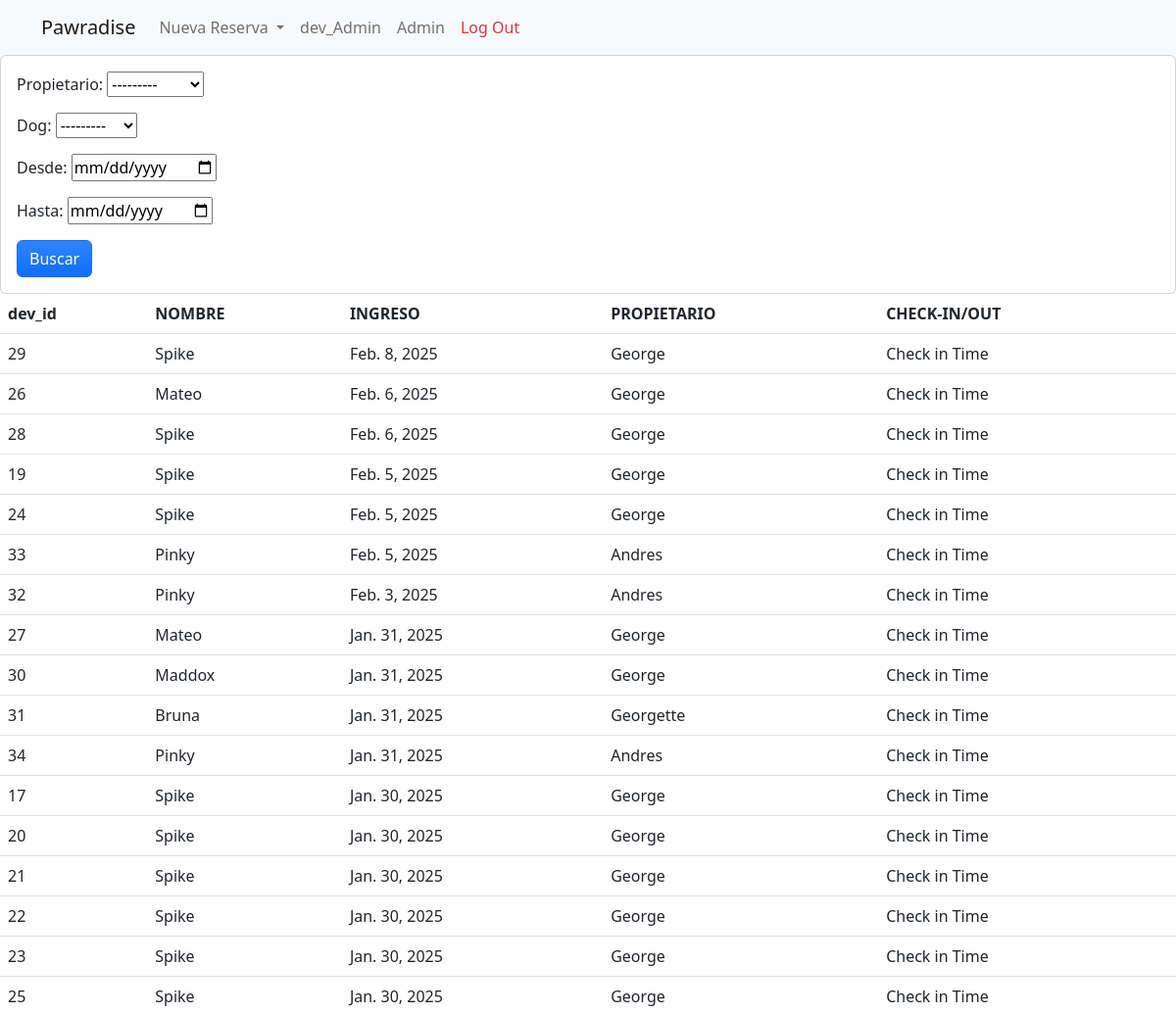
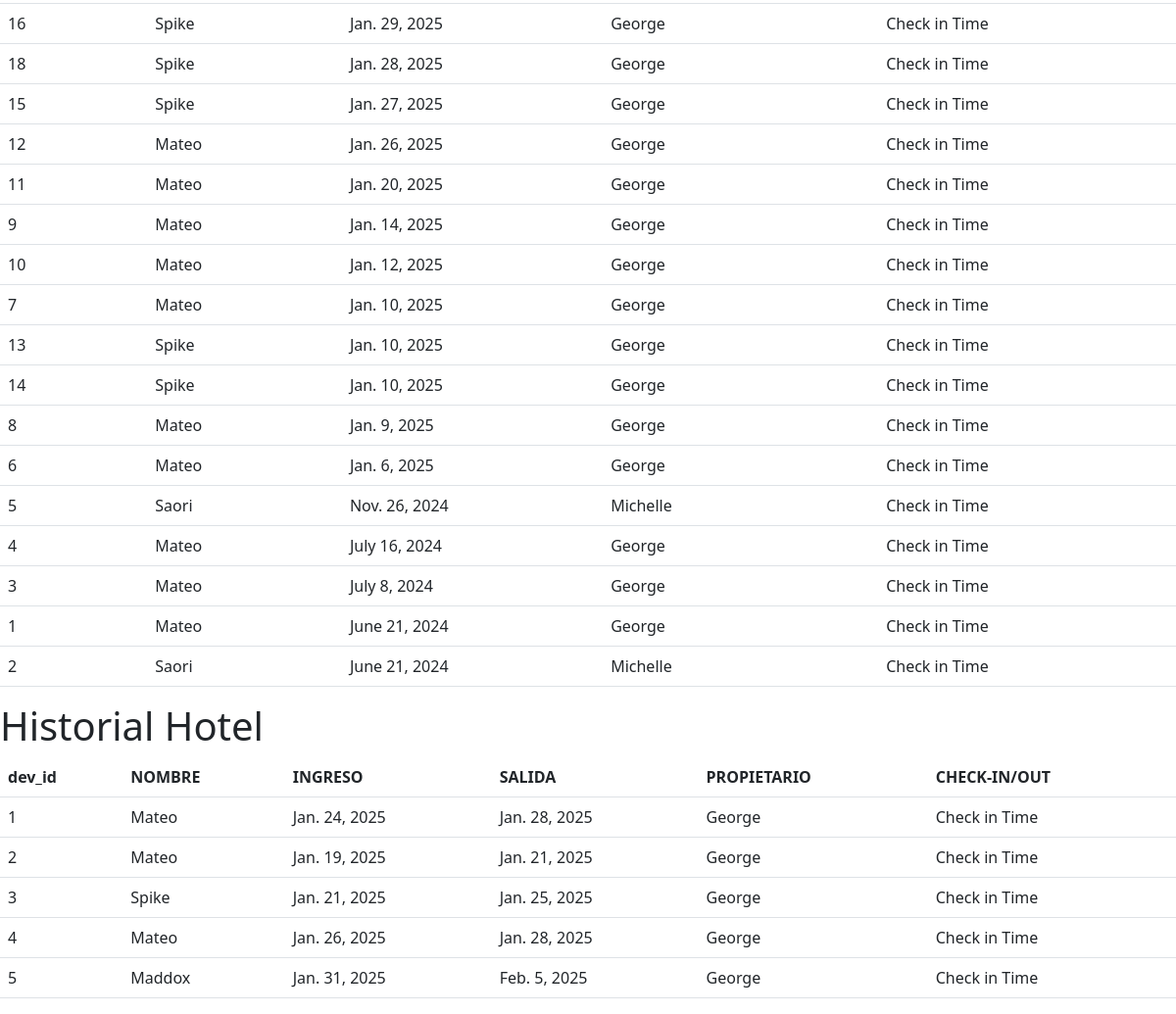
The app's page /historial_admin (signed in) with its own data (2 pictures, top to bottom).
### main/models.py (models this page shows, shortened)
class Reserves_Daily(models.Model):
    propietario = models.ForeignKey(User,on_delete=models.CASCADE,max_length=250,null=False)
    dog = models.ForeignKey(Dogs,on_delete=models.CASCADE,max_length=250,null=False)
    paquete = models.CharField(max_length=250,choices=Paquetes,default='medio')
    fecha_in = models.DateField(default='1900-01-01')
    is_checked_in = models.BooleanField(default=False) #By GPT

class Dogs(models.Model):
    nombre = models.CharField(max_length=250)
    raza = models.CharField(max_length=250)
    sexo = models.CharField(max_length=20,choices=Sexo_Choices,default='macho')
    propietario = models.ForeignKey(User,on_delete=models.CASCADE,max_length=250,null=False)
    is_special = models.BooleanField(default=False)
    photo = models.ImageField(null=True, blank=True, upload_to='images/')
    vacunacion = models.ImageField(null=True, blank=True, upload_to='images/vacunacion')
    def __str__(self):
        return self.nombre

class User(AbstractUser):
    nombre = models.CharField(max_length=250)
    apellido = models.CharField(max_length=250,default='None')
    telefono = models.CharField(max_length=250)
    email = models.EmailField(unique=True,max_length=250)
    rewards = models.IntegerField(null=False,default=0)
    available_days = models.IntegerField(null=False,default=0)
    balance = models.DecimalField(null=True,max_digits=6,decimal_places=2)
    username = models.CharField(max_length=150,blank=True)
    USERNAME_FIELD = 'email'
    REQUIRED_FIELDS = []
    def __str__(self):
        return self.nombre

class Reserves_Hotel(models.Model):
    propietario = models.ForeignKey(User,on_delete=models.CASCADE,max_length=250,null=False)
    dog = models.ForeignKey(Dogs,on_delete=models.CASCADE,max_length=250,null=False)
    fecha_in = models.DateField(default='2024-01-01')
    fecha_out = models.DateField(default='2024-01-01')
    is_checked_in = models.BooleanField(default=False)

### main/views.py (the view)
# urls.py: path('historial_admin',views.historial,name='historial_admin'),
def historial(request):
    users = User.objects.all()
    dogs_input = Dogs.objects.all()
    historial_Diario = Reserves_Daily.objects.all().order_by('-fecha_in')
    historial_Hotel = Reserves_Hotel.objects.all()
    filter_today_reserves = Reserves_DailyFilter(request.GET, queryset=historial_Diario)
    historial_Diario = filter_today_reserves.qs
    context = {
        'filter_today_reserves':filter_today_reserves,
        'dogs_input': dogs_input,
        'user_input' : users,
        'historial_Hotel' : historial_Hotel,
        'historial_Diario' : historial_Diario,
    }
    return render(request,'main/historial_admin.html',context)

### main/templates/main/historial_admin.html
{% extends 'index.html' %}
{% block content %}
{% load static %}
<div class="row">
    <div class="col">
        <div class="card card-body">
            <form method="GET">
            {{filter_today_reserves.form.as_p}}
            <button type="submit" class="btn btn-primary bg-gradient text-center" value="Buscar">Buscar</button>
            </form>
        </div>
    </div>
</div>
<table class = "table">
<thead>
<tr>
    <th scope="col">dev_id</th>
    <th scope="col">NOMBRE</th>
    <th scope="col">INGRESO</th>
    <th scope="col">PROPIETARIO</th>
    <th scope="col">CHECK-IN/OUT</th>
</tr>
</thead>
<tbody>
{% for entry in historial_Diario %}
<tr>
    <td>
        {{entry.id}}
    </td>
    <td>
        {{entry.dog}}
    </td>
    <td>
        {{entry.fecha_in}}
    </td>
    <td>
        {{entry.propietario}}
    </td>
    <td>
        Check in Time
    </td>
</tr>
{% endfor %}
</tbody>
</table>
<h1>Historial Hotel</h1>
<table class = "table">
<thead>
<tr>
    <th scope="col">dev_id</th>
    <th scope="col">NOMBRE</th>
    <th scope="col">INGRESO</th>
    <th scope="col">SALIDA</th>
    <th scope="col">PROPIETARIO</th>
    <th scope="col">CHECK-IN/OUT</th>
</tr>
</thead>
<tbody>
{% for entry in historial_Hotel %}
<tr>
    <td>
        {{entry.id}}
    </td>
    <td>
        {{entry.dog}}
    </td>
    <td>
        {{entry.fecha_in}}
    </td>
    <td>
        {{entry.fecha_out}}
    </td>
    <td>
        {{entry.propietario}}
    </td>
    <td>
        Check in Time
    </td>
</tr>
{% endfor %}
</tbody>
</table>
{% endblock %}

### records on screen
Reserves_Daily: id "29", dog "Spike", fecha_in "Feb. 8, 2025", propietario "George"
Reserves_Daily: id "26", dog "Mateo", fecha_in "Feb. 6, 2025", propietario "George"
Reserves_Daily: id "28", dog "Spike", fecha_in "Feb. 6, 2025", propietario "George"
Reserves_Daily: id "19", dog "Spike", fecha_in "Feb. 5, 2025", propietario "George"
Reserves_Daily: id "24", dog "Spike", fecha_in "Feb. 5, 2025", propietario "George"
Reserves_Daily: id "33", dog "Pinky", fecha_in "Feb. 5, 2025", propietario "Andres"
Reserves_Daily: id "32", dog "Pinky", fecha_in "Feb. 3, 2025", propietario "Andres"
Reserves_Daily: id "27", dog "Mateo", fecha_in "Jan. 31, 2025", propietario "George"
Reserves_Daily: id "30", dog "Maddox", fecha_in "Jan. 31, 2025", propietario "George"
Reserves_Daily: id "31", dog "Bruna", fecha_in "Jan. 31, 2025", propietario "Georgette"
Reserves_Daily: id "34", dog "Pinky", fecha_in "Jan. 31, 2025", propietario "Andres"
Reserves_Daily: id "17", dog "Spike", fecha_in "Jan. 30, 2025", propietario "George"
Reserves_Daily: id "20", dog "Spike", fecha_in "Jan. 30, 2025", propietario "George"
Reserves_Daily: id "21", dog "Spike", fecha_in "Jan. 30, 2025", propietario "George"
Reserves_Daily: id "22", dog "Spike", fecha_in "Jan. 30, 2025", propietario "George"
Reserves_Daily: id "23", dog "Spike", fecha_in "Jan. 30, 2025", propietario "George"
Reserves_Daily: id "25", dog "Spike", fecha_in "Jan. 30, 2025", propietario "George"
Reserves_Daily: id "16", dog "Spike", fecha_in "Jan. 29, 2025", propietario "George"
Reserves_Daily: id "18", dog "Spike", fecha_in "Jan. 28, 2025", propietario "George"
Reserves_Daily: id "15", dog "Spike", fecha_in "Jan. 27, 2025", propietario "George"
Reserves_Daily: id "12", dog "Mateo", fecha_in "Jan. 26, 2025", propietario "George"
Reserves_Daily: id "11", dog "Mateo", fecha_in "Jan. 20, 2025", propietario "George"
Reserves_Daily: id "9", dog "Mateo", fecha_in "Jan. 14, 2025", propietario "George"
Reserves_Daily: id "10", dog "Mateo", fecha_in "Jan. 12, 2025", propietario "George"
Reserves_Daily: id "7", dog "Mateo", fecha_in "Jan. 10, 2025", propietario "George"
Reserves_Daily: id "13", dog "Spike", fecha_in "Jan. 10, 2025", propietario "George"
Reserves_Daily: id "14", dog "Spike", fecha_in "Jan. 10, 2025", propietario "George"
Reserves_Daily: id "8", dog "Mateo", fecha_in "Jan. 9, 2025", propietario "George"
Reserves_Daily: id "6", dog "Mateo", fecha_in "Jan. 6, 2025", propietario "George"
Reserves_Daily: id "5", dog "Saori", fecha_in "Nov. 26, 2024", propietario "Michelle"
Reserves_Daily: id "4", dog "Mateo", fecha_in "July 16, 2024", propietario "George"
Reserves_Daily: id "3", dog "Mateo", fecha_in "July 8, 2024", propietario "George"
Reserves_Daily: id "1", dog "Mateo", fecha_in "June 21, 2024", propietario "George"
Reserves_Daily: id "2", dog "Saori", fecha_in "June 21, 2024", propietario "Michelle"
Reserves_Hotel: id "1", dog "Mateo", fecha_in "Jan. 24, 2025", fecha_out "Jan. 28, 2025", propietario "George"
Reserves_Hotel: id "2", dog "Mateo", fecha_in "Jan. 19, 2025", fecha_out "Jan. 21, 2025", propietario "George"
Reserves_Hotel: id "3", dog "Spike", fecha_in "Jan. 21, 2025", fecha_out "Jan. 25, 2025", propietario "George"
Reserves_Hotel: id "4", dog "Mateo", fecha_in "Jan. 26, 2025", fecha_out "Jan. 28, 2025", propietario "George"
Reserves_Hotel: id "5", dog "Maddox", fecha_in "Jan. 31, 2025", fecha_out "Feb. 5, 2025", propietario "George"
